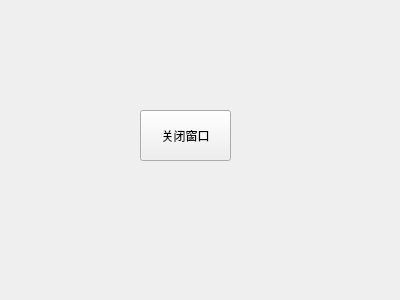
<?xml version="1.0" encoding="UTF-8"?>
<ui version="4.0">
 <class>Form</class>
 <widget class="QWidget" name="Form">
  <property name="geometry">
   <rect>
    <x>0</x>
    <y>0</y>
    <width>400</width>
    <height>300</height>
   </rect>
  </property>
  <property name="windowTitle">
   <string>Form</string>
  </property>
  <widget class="QPushButton" name="closeWinBtn">
   <property name="geometry">
    <rect>
     <x>140</x>
     <y>110</y>
     <width>91</width>
     <height>51</height>
    </rect>
   </property>
   <property name="text">
    <string>关闭窗口</string>
   </property>
   <property name="icon">
    <iconset>
     <normaloff>../../../../ico 文件/blackmushry.ico</normaloff>../../../../ico 文件/blackmushry.ico</iconset>
   </property>
   <property name="iconSize">
    <size>
     <width>20</width>
     <height>20</height>
    </size>
   </property>
  </widget>
 </widget>
 <resources/>
 <connections>
  <connection>
   <sender>closeWinBtn</sender>
   <signal>clicked()</signal>
   <receiver>Form</receiver>
   <slot>close()</slot>
   <hints>
    <hint type="sourcelabel">
     <x>201</x>
     <y>146</y>
    </hint>
    <hint type="destinationlabel">
     <x>187</x>
     <y>187</y>
    </hint>
   </hints>
  </connection>
 </connections>
</ui>
